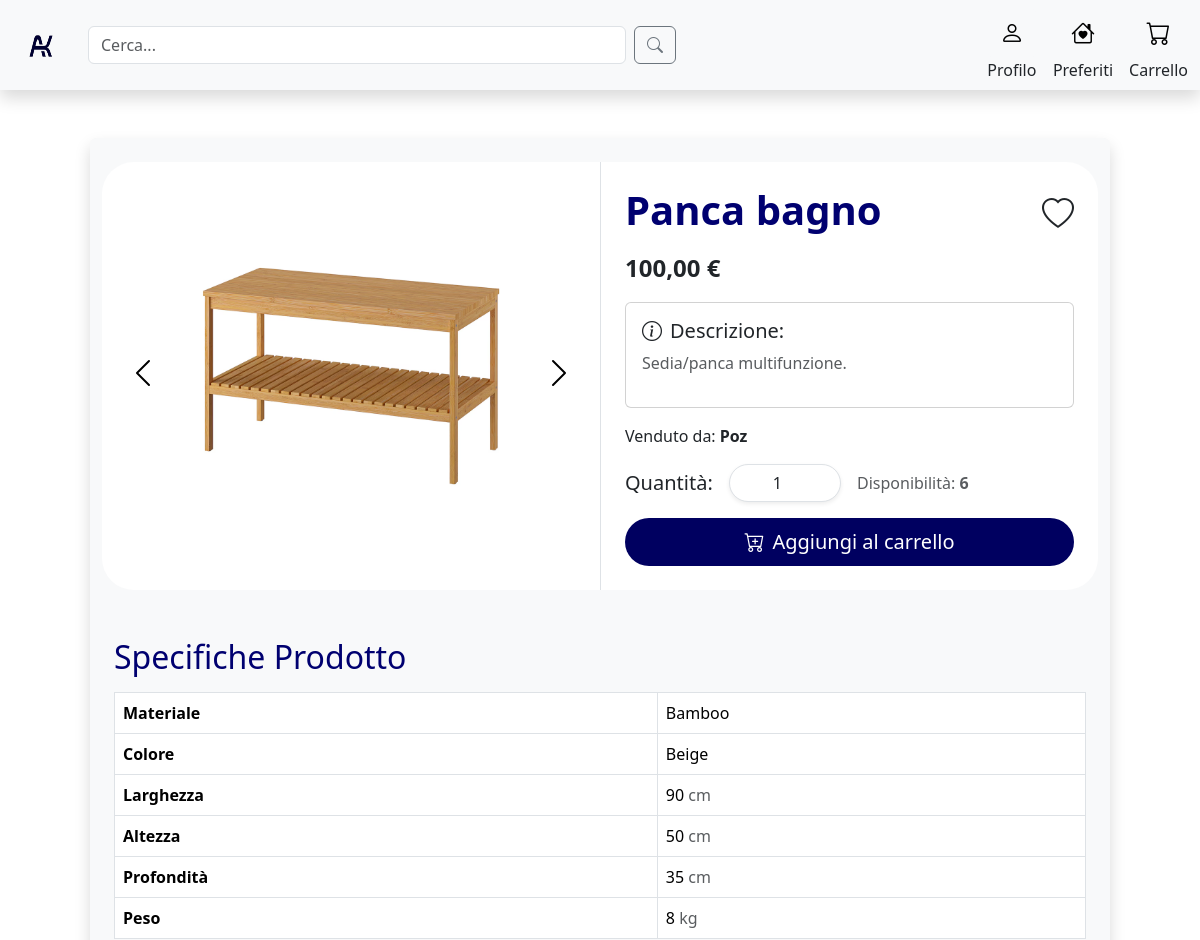
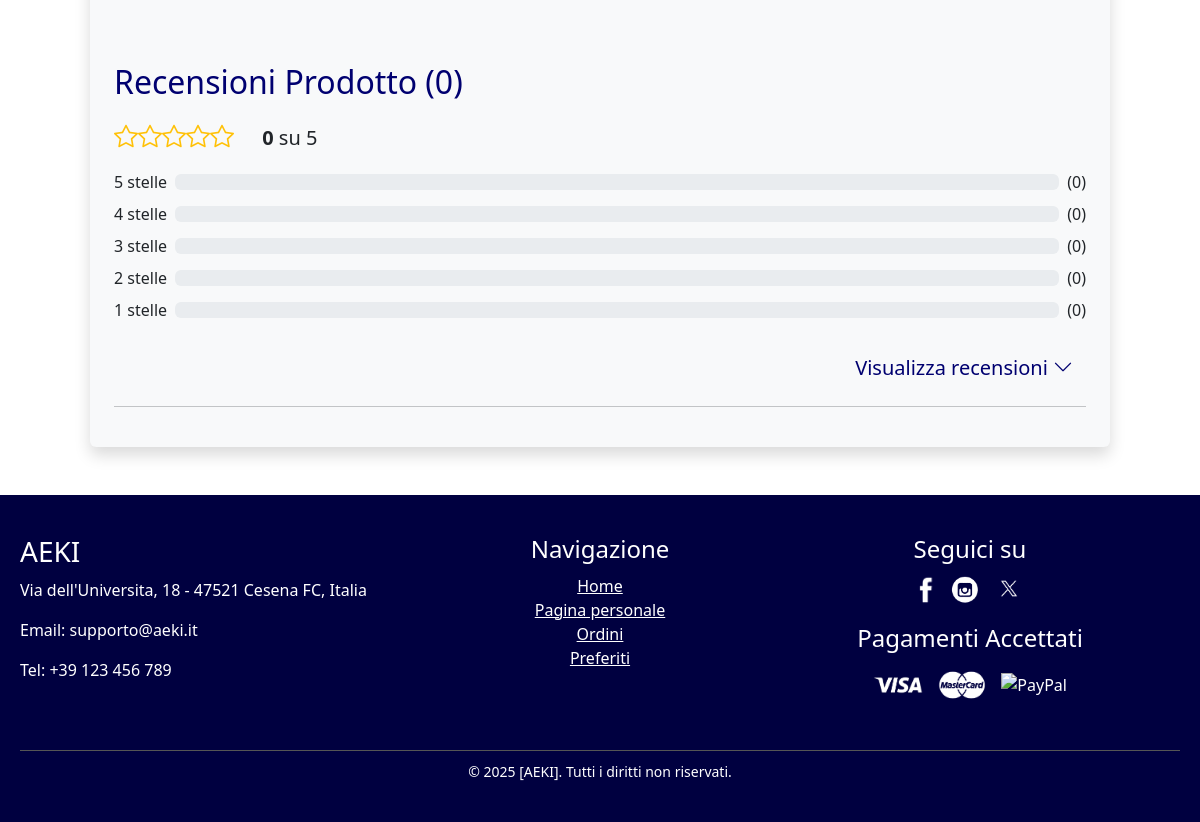
Screenshot of /singleProduct.php?id=50 with the database file from the repository (2 pictures, top to bottom).
### tables this page shows
create table ImmagineProdotto (
     PercorsoImg VARCHAR(60) not null,
     Icona char not null,
     CodiceProdotto INT not null,
     constraint ID_ImmagineProdotto_ID primary key (PercorsoImg));

CREATE TABLE Prodotto (
    CodiceProdotto INT AUTO_INCREMENT,
    Nome VARCHAR(40) NOT NULL,
    Prezzo FLOAT NOT NULL,
    Descrizione VARCHAR(200) NOT NULL,
    NomeMateriale VARCHAR(40) not null,
    NomeColore VARCHAR(40) not null,
    Peso FLOAT NOT NULL,
    Disponibilita INT NOT NULL DEFAULT 6,
    Altezza FLOAT NOT NULL,
    Larghezza FLOAT NOT NULL,
    Profondita FLOAT NOT NULL,
    ValutazioneMedia FLOAT NOT NULL DEFAULT 0,  
    NumeroRecensioni INT NOT NULL DEFAULT 0,      
    NomeAmbiente VARCHAR(40) NOT NULL,
    NomeCategoria VARCHAR(40) NOT NULL,
    Username VARCHAR(20) NOT NULL,
    Rimosso char NOT NUlL,
    CONSTRAINT ID_Prodotto_ID PRIMARY KEY (CodiceProdotto)
);

### singleProduct.php (called while the page is built, shortened)
<?php
require_once 'bootstrap.php';
$templateParams["titolo"] = "Aeki - SingleProduct";
$templateParams["nome"] = "singleProduct_main.php";
$idprodotto = $_GET["id"];
$templateParams["prodotto"] = $dbh->getProdotto($idprodotto);
$templateParams["immagini"] = $dbh->getProdottoImages($idprodotto);
$templateParams["reviewsStats"] = $dbh->getStarNumber($idprodotto);
$templateParams["reviews"] = $dbh->getProductReviews($idprodotto);
$templateParams["prodotto"]["InWishlist"] = "false";
if (isset($_SESSION['user_id'])) {
    $userId = $_SESSION['user_id'];
    if ($dbh->inWishList($idprodotto, $userId)) {
        $templateParams["prodotto"]["InWishlist"] = "true";
    }
    $templateParams["userType"] = $dbh->userType($userId);
}else{
    $templateParams["userType"] = "Cliente";
}
$templateParams["js"] = array("js/addToCart.js","js/likeButton.js","js/singleProductReview.js");
require 'template/base.php';
?>

### db/database.php (called while the page is built, shortened)
<?php
class DatabaseHelper{
    private $db;
    public function __construct($servername, $username, $password, $dbname){
        $this->db = new mysqli($servername, $username, $password, $dbname);
    }
    public function getProdotto($idProdotto){
        $stmt = $this->db->prepare("SELECT * FROM Prodotto WHERE CodiceProdotto=?");
        $stmt->bind_param('i',$idProdotto);
        $stmt->execute();
        $result = $stmt->get_result();
        return $result->fetch_assoc();
    }
    public function getProdottoImages($idProdotto){
        $stmt = $this->db->prepare("SELECT PercorsoImg, Icona FROM ImmagineProdotto WHERE CodiceProdotto=?");
        $stmt->bind_param('i',$idProdotto);
        $stmt->execute();
        $result = $stmt->get_result();
        return $result->fetch_all(MYSQLI_ASSOC);
    }
    public function getStarNumber($idProdotto){
        $stmt = $this->db->prepare("SELECT r.stelle,COUNT(r.IDrecensione) AS numeroRecensioni
                                    FROM Recensione r
                                    WHERE r.CodiceProdotto = ?
                                    GROUP BY r.stelle
                                    ORDER BY r.stelle DESC");
        $stmt->bind_param('i', $idProdotto);
        $stmt->execute();
        $result = $stmt->get_result();
        return $result->fetch_all(MYSQLI_ASSOC);
    }
    public function getProductReviews($idProdotto){
        $stmt = $this->db->prepare("SELECT IDrecensione,Testo,stelle,r.Username AS Cliente
                                    FROM Recensione AS r
                                    JOIN Prodotto AS p ON p.CodiceProdotto = r.CodiceProdotto
                                    WHERE p.CodiceProdotto = ?");
        $stmt->bind_param('i', $idProdotto);
        $stmt->execute();
        $result = $stmt->get_result();
        return $result->fetch_all(MYSQLI_ASSOC);
    }
}
?>

### bootstrap.php (called while the page is built, shortened)
<?php
require_once("utils/functions.php");
require_once("db/database.php");
$dbh = new DatabaseHelper("localhost", "root", "", "aekiDb");
?>

### template/singleProduct_main.php (the view, shortened to what this page needs)
<link rel="stylesheet" href="./css/singleProduct_style.css">
<?php $prodotto = $templateParams["prodotto"];?>
<div class="row d-flex justify-content-center my-5">
    <div class = "col-md-10 col-12 rounded shadow bg-light p-4">
        <div class="row d-flex align-items-stretch bg-white rounded-5 ">
            <div class="col-md-6 d-flex justify-content-center align-items-center">
                <button class="btn me-3" type="button" data-bs-target="#productCarousel" data-bs-slide="prev">
                    <span class="carousel-control-prev-icon" aria-hidden="true"></span>
                </button>
                <div id="productCarousel" class="carousel slide p-2" data-bs-ride="carousel">
                    <div class="carousel-inner">
                        <?php foreach ($templateParams["immagini"] as $img): ?>
                            <?php if ($img["Icona"] == 'Y'): ?>
                                <div class="carousel-item active">
                                    <img src="<?php echo $img["PercorsoImg"]; ?>" class="d-block img-fluid rounded" alt="<?php echo $img["PercorsoImg"]; ?>">
                                </div>
                            <?php else : ?>
                                <div class="carousel-item">
                                    <img src="<?php echo $img["PercorsoImg"]; ?>" class="d-block img-fluid rounded" alt="<?php echo $img["PercorsoImg"]; ?>">
                                </div>
                            <?php endif; ?>
                        <?php endforeach; ?>
                    </div>
                </div>
                <button class="btn ms-3" type="button" data-bs-target="#productCarousel" data-bs-slide="next">
                    <span class="carousel-control-next-icon" aria-hidden="true"></span>
                </button>
            </div>
            <div class="col-md-6 p-4 d-flex border-start flex-column">
                <div class="d-flex align-items-center mb-2">
                    <h1 class="fw-bold flex-grow-1 display-6 " style = "color:#000070"><?php echo $prodotto["Nome"]; ?></h1>
                    <div>
                        <?php if ($prodotto["InWishlist"] == "true"): ?>
                            <span class="bi bi-heart-fill fs-2" data-id="<?php echo htmlspecialchars($prodotto["CodiceProdotto"]); ?>" style="display:inline-block;color:#B00000"></span>
                            <span class="bi bi-heart fs-2" data-id="<?php echo htmlspecialchars($prodotto["CodiceProdotto"]); ?>" style="display:none;"></span>
                        <?php else: ?>
                            <span class="bi bi-heart fs-2" data-id="<?php echo htmlspecialchars($prodotto["CodiceProdotto"]); ?>" style="display:inline-block;"></span>
                        <?php endif; ?>
                    </div>
                </div>
                <div class="mb-3">
                    <span class="fs-4 fw-semibold"><?php echo number_format($prodotto["Prezzo"], 2, ',', ''); ?> €</span>
                </div>
                <div class="card p-3 mb-3">
                    <h2 class="card-title fs-5"><span class="bi bi-info-circle me-2"></span>Descrizione:</h2>
                    <p class="fs-6 text-muted"><?php echo $prodotto["Descrizione"]; ?></p>
                </div>
                <span class="mb-3" >Venduto da: <span class="fw-semibold" ><?php echo $prodotto["Username"]; ?></span></span>
                <div class="d-flex align-items-center mb-3">
                    <label for="quantity" class="me-3 fs-5">Quantità:</label>
                    <input type="number" id="quantity" class="form-control w-25 me-3 rounded-pill px-4 text-center shadow-sm"
                        onchange="updateQuantity(<?php echo $prodotto['Disponibilita']?>)"
                        min="<?php echo $prodotto["Disponibilita"] > 0 ? 1 : 0; ?>"
                        max="<?php echo $prodotto["Disponibilita"]; ?>"
                        value="<?php echo $prodotto["Disponibilita"] > 0 ? 1 : 0; ?>">
                    <span class="text-muted fs-6">Disponibilità:
                        <span class="fw-semibold" style="<?php echo $prodotto["Disponibilita"] < 5 ? 'color:#B00000' : ''; ?>">
                            <?php echo $prodotto["Disponibilita"]; ?>
                        </span>
                    </span>
                </div>
                <button id="addToCartButton" class="btn rounded-pill w-100 py-2 fs-5 hover-shadow" style="background-color: #000060; color: #FFFFFF" data-id="<?php echo htmlspecialchars($prodotto["CodiceProdotto"]); ?> ">
                    <span class="bi bi-cart-plus me-2"></span>Aggiungi al carrello
                </button>
            </div>
        </div>
        <div class="row mt-5 ">
            <div class="col-12">
                <h2 class="mb-3" style = "color:#000070">Specifiche Prodotto</h2>
                <table class="table table-bordered table-rounded">
                    <tbody>
                        <tr>
                            <th>Materiale</th>
                            <td><?php echo $prodotto["NomeMateriale"]?></td>
                        </tr>
                        <tr>
                            <th>Colore</th>
                            <td><?php echo $prodotto["NomeColore"]?></td>
                        </tr>
                        <tr>
                            <th>Larghezza</th>
                            <td><?php echo $prodotto["Larghezza"]?> <span class = "text-muted">cm</span></td>
                        </tr>
                        <tr>
                            <th>Altezza</th>
                            <td><?php echo $prodotto["Altezza"]?> <span class = "text-muted">cm</span></td>
                        </tr>
                        <tr>
                            <th>Profondità</th>
                            <td><?php echo $prodotto["Profondita"]?> <span class = "text-muted">cm</span></td>
                        </tr>
                        <tr>
                            <th>Peso</th>
                            <td><?php echo $prodotto["Peso"]?> <span class = "text-muted">kg</span></td>
                        </tr>
                    </tbody>
                </table>
            </div>
        </div>
        <?php $totalReviews = $prodotto["NumeroRecensioni"]?>
        <div class="row mt-5 ">
            <div class="col-12 ">
                <h2 class="mb-3" style = "color:#000070">Recensioni Prodotto<span class = "ms-2">(<?php echo $totalReviews?>)</span></h2>
                <div class=" mb-3">
                    <span class="fs-4 text-warning"><?php echo getStars((int)$prodotto["ValutazioneMedia"]) ?></span>
                    <span class = "ms-4 fs-5 fw-semibold"><?php echo $prodotto["ValutazioneMedia"] ?> <span class = "fs-5 fw-normal"> su 5</span></span>
                </div>
                <?php foreach (range(5, 1) as $stars): ?>
                    <?php
                    $reviewCount = 0;
                    ?>
                    <div class="d-flex align-items-center mb-2">
                        <span class="me-2"><?php echo $stars ?> stelle</span>
                        <div class="progress flex-grow-1">
                        </div>
                        <span class="ms-2">(<?php echo $reviewCount ?>)</span>
                    </div>
                <?php endforeach; ?>
            </div>
            <div class="col-12 mt-3">
                <div class="d-flex justify-content-md-end justify-content-center">
                    <button class="btn btn-link text-decoration-none fs-5" id="toggle-reviews-btn" style="color:#000070">
                        Visualizza recensioni
                        <span class="bi bi-chevron-down" id="toggle-icon"></span>
                    </button>
                </div>
                <hr>
            </div>
        </div>
    </div>
</div>

### css/singleProduct_style.css (style rules this page uses)
.carousel-inner img { max-width: 100%; max-height: 400px; object-fit: contain; }
.carousel-item img { transition: transform 0.1s ease, box-shadow 0.1s ease; cursor: zoom-in; object-fit: contain; }
.carousel-control-prev-icon, .carousel-control-next-icon { filter: invert(1); }

### rows the page displays
immagineprodotto: PercorsoImg (picture)
prodotto: Nome "Panca bagno", Prezzo "100,00", Descrizione "Sedia/panca multifunzione.", Username "Poz", Disponibilita "1", Disponibilita "6", NomeMateriale "Bamboo", NomeColore "Beige", Larghezza "90", Altezza "50", Profondita "35", Peso "8", NumeroRecensioni "0", ValutazioneMedia "0"

### other values shown
$stars "5"
$reviewCount "0"
$stars "4"
$stars "3"
$stars "2"
$stars "1"
